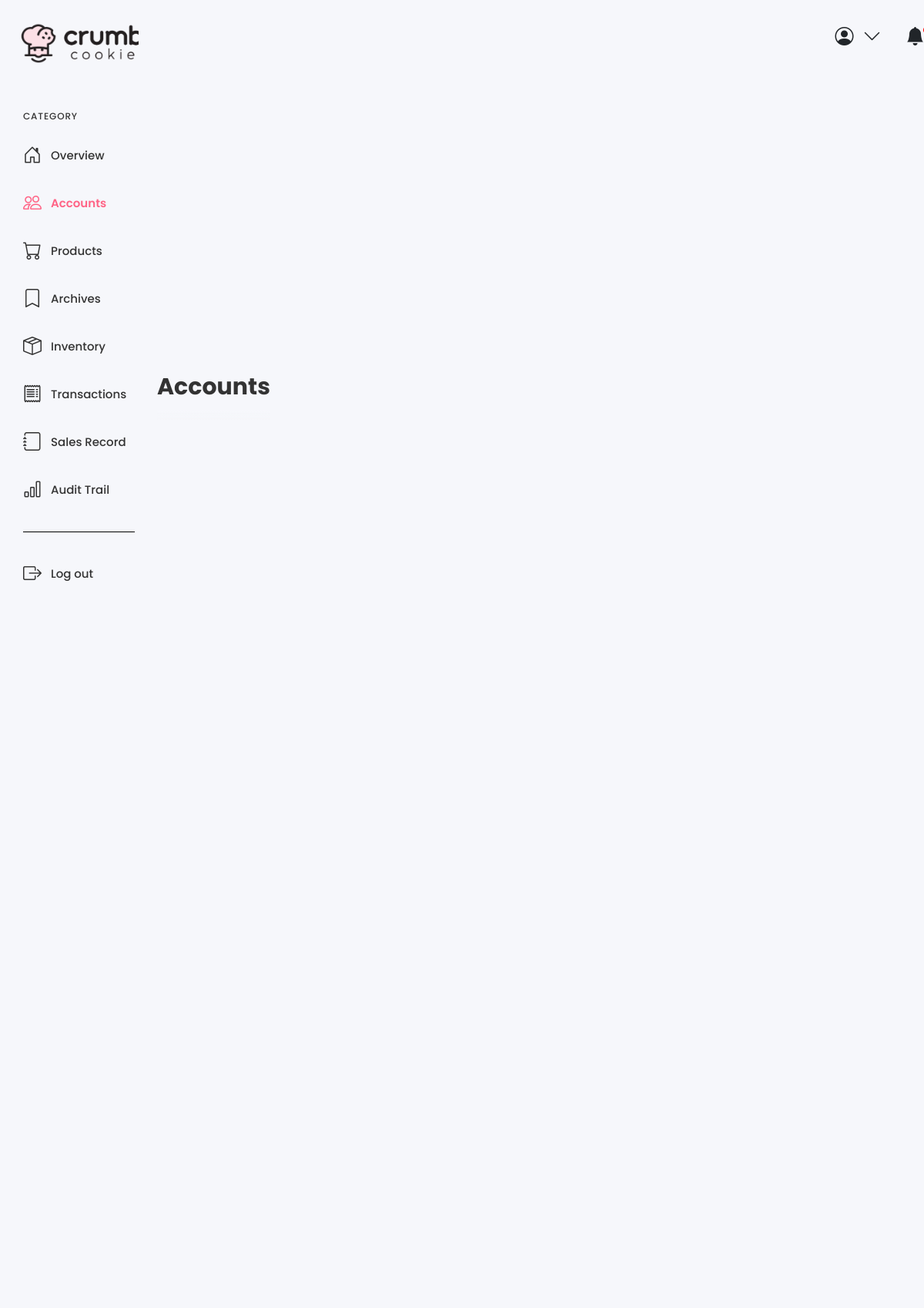
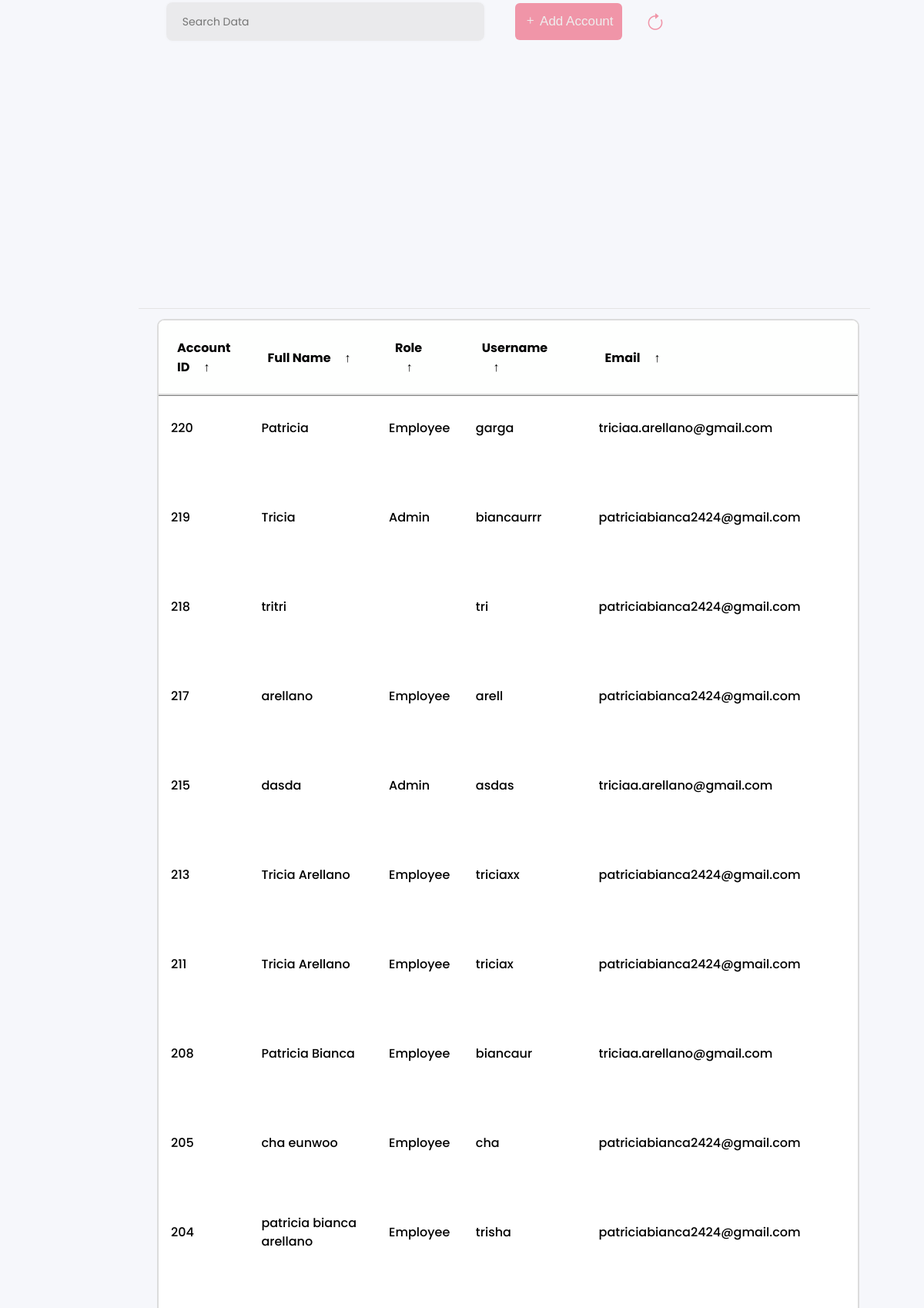
The page /accounts.php (upper part) on the database its author committed (2 pictures, top to bottom).
### tables this page shows
CREATE TABLE `user_table` (
  `user_id` int(11) NOT NULL AUTO_INCREMENT,
  `full_name` varchar(70) DEFAULT NULL,
  `role` varchar(45) DEFAULT NULL,
  `username` varchar(45) DEFAULT NULL,
  `password` varchar(45) DEFAULT NULL,
  `email` varchar(45) DEFAULT NULL,
  `otp` int(11) DEFAULT NULL,
  `status` enum('Active','Inactive') DEFAULT 'Inactive',
  PRIMARY KEY (`user_id`)
);

### accounts.php (the view, shortened to what this page needs)
<?php
require_once "email_verification.php";
include "log-function.php";
        ?>
<!doctype html>
<html lang="en">
  <head>
    <link rel="stylesheet" href="style.css">
    <link href="https://cdn.jsdelivr.net/npm/bootstrap@5.3.3/dist/css/bootstrap.min.css" rel="stylesheet">
    <link href="https://cdn.jsdelivr.net/npm/bootstrap-icons@1.8.0/font/bootstrap-icons.css" rel="stylesheet">
</head>
  <body>
  <div class="sidebar">
  <a class="logo" href="dashboard.php">
    <img src="images/logopic.png" alt="Logo">
  </a>
  <div class="side-wrapper">
   <div class="side-title">CATEGORY</div>
   <div class="side-menu">
    <a class="sidebar-link" href="dashboard.php">
     <i class="bi bi-house-door icon"></i>
     Overview
    </a>
    <a class="sidebar-link is-active" href="accounts.php">
     <i class="bi bi-people"></i>
     Accounts
    </a>
    <a class="sidebar-link" href="products.php">
     <i class="bi bi-cart icon"></i>
     Products
    </a>
    <a class="sidebar-link" href="archives.php">
     <i class="bi bi-bookmark"></i>
     Archives
    </a>
    <a class="sidebar-link" href="inventory.php">
     <i class="bi bi-box-seam icon"></i>
     Inventory
    </a>
	<a class="sidebar-link" href="transactions.php">
     <i class="bi bi-receipt"></i>
     Transactions
    </a>
    <a class="sidebar-link" href="salesrecord.php">
     <i class="bi bi-journal icon"></i>
     Sales Record
    </a>
    <a class="sidebar-link" href="audittrail.php">
     <i class="bi bi-bar-chart icon"></i>
     Audit Trail
    </a>
   </div>
  </div>
  <div class="side-wrapper">
   <div class="side-menu">
    <a class="sidebar-link" href="logout.php">
     <i class="bi bi-box-arrow-right icon"></i>
     Log out
    </a>
   </div>
  </div>
 </div>
 <div class="wrapper-table">
  <div class="header">
   <div class="user-settings-container">
      <div class="user-settings">
        <i class="bi bi-person-circle"></i>
        <i class="bi bi-chevron-down"></i>
      </div>
      <div class="user-settings">
        <div class="notify">
          <i class="bi bi-bell-fill"></i>
        </div>
      </div>
    </div>
  </div>
  <div class="main-container">
   <div class="main-header anim" style="--delay: 0s">Accounts</div>
</div>
<?php
$selectsql = "SELECT * FROM user_table WHERE status = 'active' ORDER BY user_id DESC";
  $result = $conn->query($selectsql);
  if ($result->num_rows > 0) {
      echo "<main class='table anim' style='--delay: .4s' id='user_table'>";
      echo "<section class='table__header anim' style='--delay: .2s'>";
      echo "<div class='input-group'>";
      echo "<input type='search' name='search' class='search-input' placeholder='Search Data'>";
      echo "</div>";
      echo "<button type='button' class='btn btn-pink bi bi-plus' data-bs-toggle='modal' data-bs-target='#pinkModal'> Add Account</button>";
      echo "<button id='refreshButton' class='btn-refresh'><i class='bi bi-arrow-clockwise'></i></button>";
      echo "</section>";
      echo "<section class='table__body'>";
      echo "<table>";
      echo "<thead>";
      echo "<tr>";
      echo "<th>Account ID <span class='icon-arrow'>&UpArrow;</span></th>";
      echo "<th>Full Name <span class='icon-arrow'>&UpArrow;</span></th>";
      echo "<th>Role <span class='icon-arrow'>&UpArrow;</span></th>";
      echo "<th>Username <span class='icon-arrow'>&UpArrow;</span></th>";
      echo "<th>Email <span class='icon-arrow'>&UpArrow;</span></th>";
      echo "</tr>";
      echo "</thead>";
      echo "<tbody>";
      foreach ($result as $fielddata) {
          echo "<tr>";
          echo "<td>" . $fielddata['user_id'] . "</td>";
          echo "<td>" . $fielddata['full_name'] . "</td>";
          echo "<td>" . $fielddata['role'] . "</td>";
          echo "<td>" . $fielddata['username'] . "</td>";
          echo "<td>" . $fielddata['email'] . "</td>";
          echo "</tr>";
          echo "<tr>";
          echo "<td colspan='7' class='border-0'>";
          echo "</td>";
          echo "</tr>";
      }
      echo "</tbody>";
      echo "</table>";
      echo "</section>";
      echo "</main>";
  } else {
      echo "No records found";
  }
?>
</body>
</html>

### style.css (style rules this page uses)
* { margin: 0; padding: 0; box-sizing: border-box; font-family: "Poppins", sans-serif; }
:root { --tran-03: all 0.2s ease; --tran-03: all 0.3s ease; --tran-04: all 0.3s ease; --tran-05: all 0.3s ease; --body-font: "Poppins", sans-serif; --theme-bg: #f6f7fb; --body-color: #333; --button-bg: #fdfbff; --border-color: #000; --delay: 0s; }
html { -webkit-font-smoothing: antialiased; }
.sidebar { width: 15%; height: 100%; padding: 30px; display: flex; flex-direction: column; flex-shrink: 0; transition-duration: 0.2s; overflow-y: auto; overflow-x: hidden; }
.sidebar .logo img { width: 200px; height: 100px; margin-top: -1.5rem; margin-left: -1rem; flex-shrink: 0; color: #333; align-items: left; justify-content: left; object-fit: cover; }
.sidebar-link:hover, .sidebar-link.is-active { color: #ff6486; font-weight: 600; }
.side-menu { display: flex; flex-direction: column; }
.side-menu a { display: flex; align-items: center; text-decoration: none; color: var(--body-color); }
.side-menu a + a { margin-top: 26px; }
.bi { font-size: 1.5rem; margin-right: 0.75rem; }
.side-title { font-size: 12px; letter-spacing: 0.07em; margin-bottom: 24px; color: #333; }
.side-wrapper { border-bottom: 1px solid var(--border-color); padding: 36px 0; width: 145px; }
.side-wrapper + .side-wrapper { border-bottom: none; }
.user-settings-container { display: flex; position: relative; left: 60%; }
.user-settings { position: relative; display: flex; align-items: center; margin-left: 20px; cursor: pointer; }
.notify { position: relative; display: flex; align-items: center; }
.main-container { display: flex; flex-direction: column; padding: 0 30px 30px; flex-grow: 1; overflow: auto; }
.anim { animation: bottom 0.8s var(--delay) both; }
.main-header { font-size: 30px; color: #333; font-weight: 700; margin-top: 30px; padding-bottom: 20px; position: sticky; top: 0; left: 0; background: linear-gradient( to bottom, #f6f7fb 0%, #f6f7fb 78%, rgb(31 29 43 / 0%) 100% ); z-index: 11; }
.wrapper-table { display: flex; flex-direction: column; flex-grow: 1; }
* { margin: 0; padding: 0; box-sizing: border-box; }
main.table { width: calc(100vw - 200px); max-width: 100%; width: 80vw; height: 85vh; margin-top: 30px; font-size: 16px; overflow: hidden; }
.table__header { position: relative; width: 100%; height: 10%; padding: 0.8rem 1rem; display: flex; justify-content: space-between; align-items: center; background-color: #fff; border-bottom: 1px solid #e4e4e4; }
.table__header .input-group { width: 35%; height: 100%; max-height: 50px; background-color: #fefffe; padding: 0 0.8rem; border: 2px solid gainsboro; border-radius: 1rem; margin-top: 20px; margin-left: 1.5rem; display: flex; justify-content: center; align-items: center; transition: width 0.3s ease, box-shadow 0.3s ease; }
.table__header .input-group input { width: 100%; padding: 0 0.5rem 0 0.3rem; background-color: transparent; border: none; outline: none; }
.table__body { width: 95%; max-height: calc(89% - 1.6rem); background-color: #ffffff; border: 1px solid #e4e4e4; margin: 0.8rem auto; border-radius: 8px; overflow: auto; }
table { width: 100%; border-collapse: collapse; }
thead th { padding: 1rem; position: sticky; top: 0; background-color: #f8f9fa; cursor: pointer; text-transform: capitalize; color: #343a40; z-index: 2; transition: background-color 0.3s ease, color 0.3s ease; }
thead th span.icon-arrow { display: inline-block; width: 1rem; height: 1rem; margin-left: 0.5rem; transition: transform 0.2s ease-in-out; }
tbody tr:nth-child(even) { background-color: #f8f9fa; }
tbody tr td { padding: 1rem; transition: background-color 0.2s ease; }
thead th span.icon-arrow { display: inline-block; width: 1.3rem; height: 1.3rem; border-radius: 50%; border: 1.4px solid transparent; text-align: center; font-size: 1rem; margin-left: 0.5rem; transition: border 0.2s ease-in-out; }

### rows shown on the page
user_table: user_id "220", full_name "Patricia", role "Employee", username "garga", email "triciaa.arellano@gmail.com"
user_table: user_id "219", full_name "Tricia", role "Admin", username "biancaurrr", email "patriciabianca2424@gmail.com"
user_table: user_id "218", full_name "tritri", username "tri", email "patriciabianca2424@gmail.com"
user_table: user_id "217", full_name "arellano", role "Employee", username "arell", email "patriciabianca2424@gmail.com"
user_table: user_id "215", full_name "dasda", role "Admin", username "asdas", email "triciaa.arellano@gmail.com"
user_table: user_id "213", full_name "Tricia Arellano", role "Employee", username "triciaxx", email "patriciabianca2424@gmail.com"
user_table: user_id "211", full_name "Tricia Arellano", role "Employee", username "triciax", email "patriciabianca2424@gmail.com"
user_table: user_id "208", full_name "Patricia Bianca", role "Employee", username "biancaur", email "triciaa.arellano@gmail.com"
user_table: user_id "205", full_name "cha eunwoo", role "Employee", username "cha", email "patriciabianca2424@gmail.com"
user_table: user_id "204", full_name "patricia bianca arellano", role "Employee", username "trisha", email "patriciabianca2424@gmail.com"
